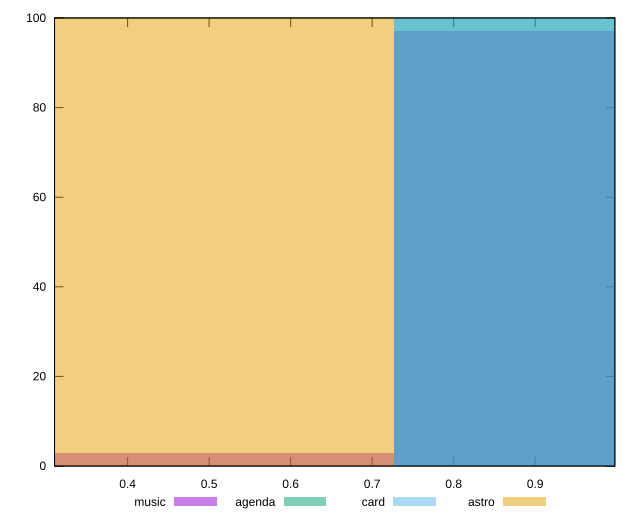

Write the gnuplot code that produced this figure.
reset

$music <<EOF
0.48433097501703126 3
0.9686619500340625 97
EOF

$agenda <<EOF
0.9686619500340625 100
EOF

$card <<EOF
0.9686619500340625 100
EOF

$astro <<EOF
0.48433097501703126 100
EOF

set key outside below
set boxwidth 0.48433097501703126
set xrange [0.310337918766011:0.9977298577434869]
set yrange [0:100]
set trange [0:100]
set style fill transparent solid 0.5 noborder
set terminal svg size 640, 520 enhanced background rgb 'white'
set output "reports/report_00031_2021-02-24T23-18-18.084Z/meta/pScore/comparison/histogram/all_raw.svg"

plot $music title "music" with boxes, \
     $agenda title "agenda" with boxes, \
     $card title "card" with boxes, \
     $astro title "astro" with boxes

reset
